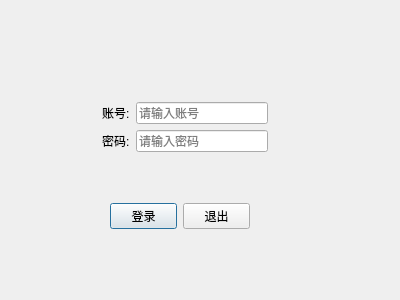
<?xml version="1.0" encoding="UTF-8"?>
<ui version="4.0">
 <class>LoginDlg</class>
 <widget class="QDialog" name="LoginDlg">
  <property name="geometry">
   <rect>
    <x>0</x>
    <y>0</y>
    <width>400</width>
    <height>300</height>
   </rect>
  </property>
  <property name="windowTitle">
   <string>Dialog</string>
  </property>
  <widget class="QWidget" name="">
   <property name="geometry">
    <rect>
     <x>110</x>
     <y>200</y>
     <width>140</width>
     <height>32</height>
    </rect>
   </property>
   <layout class="QGridLayout" name="gridLayout_3">
    <item row="0" column="0">
     <widget class="QPushButton" name="loginBtn">
      <property name="text">
       <string>登录</string>
      </property>
     </widget>
    </item>
    <item row="0" column="1">
     <widget class="QPushButton" name="quitBtn">
      <property name="text">
       <string>退出</string>
      </property>
     </widget>
    </item>
   </layout>
  </widget>
  <widget class="QWidget" name="">
   <property name="geometry">
    <rect>
     <x>102</x>
     <y>102</y>
     <width>166</width>
     <height>54</height>
    </rect>
   </property>
   <layout class="QFormLayout" name="formLayout">
    <item row="0" column="0">
     <widget class="QLabel" name="user">
      <property name="text">
       <string>账号:</string>
      </property>
     </widget>
    </item>
    <item row="0" column="1">
     <widget class="QLineEdit" name="userlineEdit">
      <property name="placeholderText">
       <string>请输入账号</string>
      </property>
     </widget>
    </item>
    <item row="1" column="0">
     <widget class="QLabel" name="label_2">
      <property name="text">
       <string>密码:</string>
      </property>
     </widget>
    </item>
    <item row="1" column="1">
     <widget class="QLineEdit" name="pwdlineEdi">
      <property name="echoMode">
       <enum>QLineEdit::Password</enum>
      </property>
      <property name="placeholderText">
       <string>请输入密码</string>
      </property>
     </widget>
    </item>
   </layout>
  </widget>
 </widget>
 <resources/>
 <connections>
  <connection>
   <sender>quitBtn</sender>
   <signal>clicked()</signal>
   <receiver>LoginDlg</receiver>
   <slot>close()</slot>
   <hints>
    <hint type="sourcelabel">
     <x>215</x>
     <y>215</y>
    </hint>
    <hint type="destinationlabel">
     <x>199</x>
     <y>149</y>
    </hint>
   </hints>
  </connection>
 </connections>
</ui>
